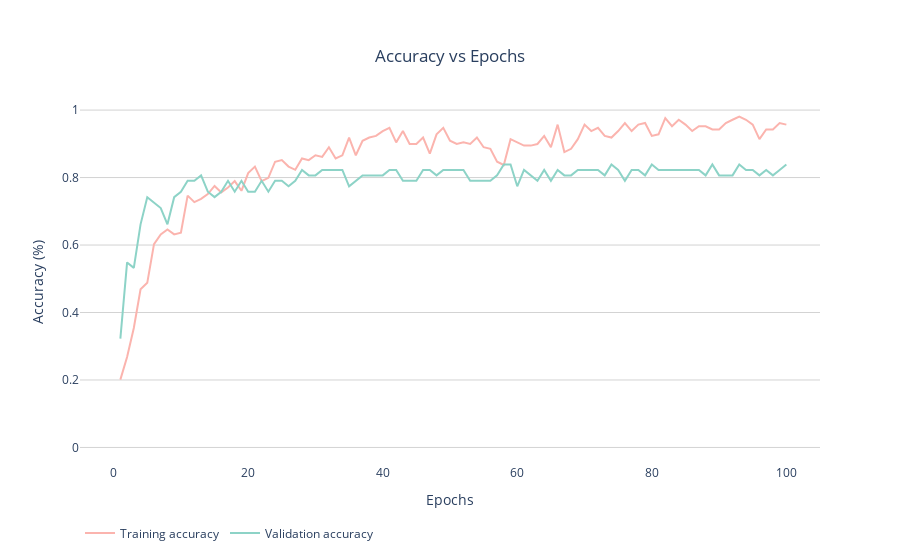
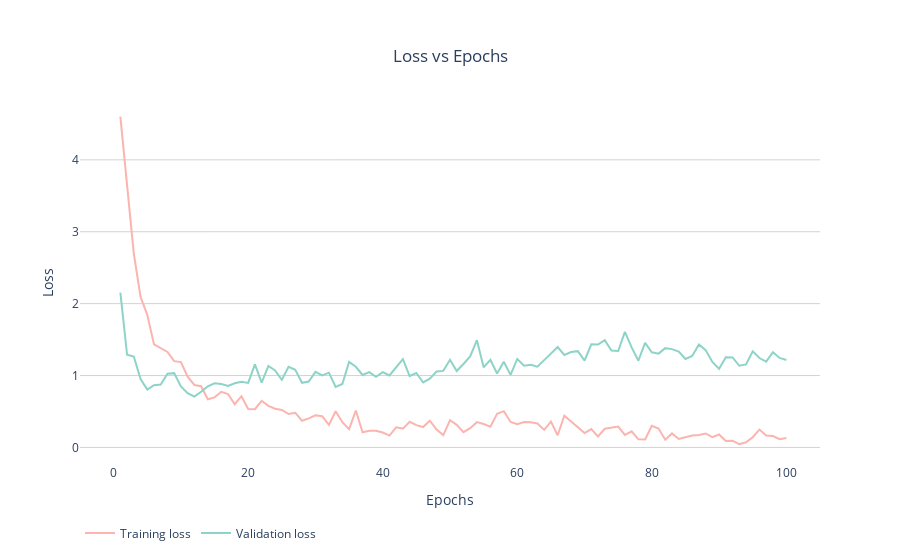

The cell these charts' notebook holds for them, in order:
### Markdown cell above
#### Learning curves

### Code cell
# Plot results
import pandas as pd
import matplotlib.pyplot as plt
import plotly.express as px
import copy
import plotly.graph_objects as go

acc = history.history['acc']
val_acc = history.history['val_acc']
loss = history.history['loss']
val_loss = history.history['val_loss']
epochs = list(range(1, len(acc)+1))

acc_data = {'Training accuracy': acc, 'Validation accuracy':val_acc}
loss_data = {'Training loss': loss, 'Validation loss':val_loss}

def show_fig(data=None, x=None, colors=None, y_title=None, plot_title=None):
    i_v = 0
    i = 0
    fig_data = []
    v_max = 0
    v_min = 0
    
    # Make deep copy to avoid mutating original dict
    data_per = copy.deepcopy(data) 
        
    # Create Scatter traces in plotly for amount of keys
    for k, v in data_per.items():
        fig_data.append(go.Scatter(x=x, y=v,
                        line=dict(color=colors[i]),
                        name=k))
        i+=1
        
        v_m = max(v)
        v_n = min(v)
        if v_m > v_max:
            v_max = v_m
        if v_n < v_min:
            v_min = v_n
    
    #Layout properties
    layout = go.Layout(
                title=dict(text=plot_title,
                            xanchor='center',
                            x=0.5,
                            yanchor='top'),
                xaxis=dict(title='Epochs',
                           showgrid=False,
                           zeroline=False),            
                yaxis=dict(title= y_title,
                           gridcolor='LightGrey',
                           zeroline=False),
                plot_bgcolor='rgba(0,0,0,0)',
                legend=dict(y=-0.15, orientation='h'))

    fig = go.Figure(data=fig_data, layout=layout)
    fig.update_xaxes(range=[(min(x)-6*min(x)), (max(x)+0.05*max(x))])
    fig.update_yaxes(range=[(v_min-0.05*(v_max)), 1.05*(v_max)])
    fig.show()

    
colors = [px.colors.qualitative.Pastel1[0], px.colors.qualitative.Set3[0]]
show_fig(acc_data, epochs, colors, 'Accuracy (%)', 'Accuracy vs Epochs')

show_fig(loss_data, epochs, colors, 'Loss', 'Loss vs Epochs')

### Figure 1 — Plotly figure (JSON) as saved in the notebook; plotly's stock layout.template omitted (floating-point values rounded to 4 significant figures)
{"data": [{"line": {"color": "rgb(251,180,174)"}, "name": "Training accuracy", "type": "scatter", "x": [1, 2, 3, 4, 5, 6, 7, 8, 9, 10, 11, 12, 13, 14, 15, 16, 17, 18, 19, 20, 21, 22, 23, 24, 25, 26, 27, 28, 29, 30, 31, 32, 33, 34, 35, 36, 37, 38, 39, 40, 41, 42, 43, 44, 45, 46, 47, 48, 49, 50, 51, 52, 53, 54, 55, 56, 57, 58, 59, 60, 61, 62, 63, 64, 65, 66, 67, 68, 69, 70, 71, 72, 73, 74, 75, 76, 77, 78, 79, 80, 81, 82, 83, 84, 85, 86, 87, 88, 89, 90, 91, 92, 93, 94, 95, 96, 97, 98, 99, 100], "y": [0.201, 0.2679, 0.3541, 0.4689, 0.488, 0.6029, 0.6316, 0.6459, 0.6316, 0.6364, 0.7464, 0.7273, 0.7368, 0.7512, 0.7751, 0.756, 0.7703, 0.7895, 0.7608, 0.8134, 0.8325, 0.7895, 0.799, 0.8469, 0.8517, 0.8325, 0.823, 0.8565, 0.8517, 0.866, 0.8612, 0.89, 0.8565, 0.866, 0.9187, 0.866, 0.9091, 0.9187, 0.9234, 0.9378, 0.9474, 0.9043, 0.9378, 0.8995, 0.8995, 0.9187, 0.8708, 0.9282, 0.9474, 0.9091, 0.8995, 0.9043, 0.8995, 0.9187, 0.89, 0.8852, 0.8469, 0.8373, 0.9139, 0.9043, 0.8947, 0.8947, 0.8995, 0.9234, 0.89, 0.9569, 0.8756, 0.8852, 0.9139, 0.9569, 0.9378, 0.9474, 0.9234, 0.9187, 0.9378, 0.9617, 0.9378, 0.9569, 0.9617, 0.9234, 0.9282, 0.9761, 0.9522, 0.9713, 0.9569, 0.9378, 0.9522, 0.9522, 0.9426, 0.9426, 0.9617, 0.9713, 0.9809, 0.9713, 0.9569, 0.9139, 0.9426, 0.9426, 0.9617, 0.9569]}, {"line": {"color": "rgb(141,211,199)"}, "name": "Validation accuracy", "type": "scatter", "x": [1, 2, 3, 4, 5, 6, 7, 8, 9, 10, 11, 12, 13, 14, 15, 16, 17, 18, 19, 20, 21, 22, 23, 24, 25, 26, 27, 28, 29, 30, 31, 32, 33, 34, 35, 36, 37, 38, 39, 40, 41, 42, 43, 44, 45, 46, 47, 48, 49, 50, 51, 52, 53, 54, 55, 56, 57, 58, 59, 60, 61, 62, 63, 64, 65, 66, 67, 68, 69, 70, 71, 72, 73, 74, 75, 76, 77, 78, 79, 80, 81, 82, 83, 84, 85, 86, 87, 88, 89, 90, 91, 92, 93, 94, 95, 96, 97, 98, 99, 100], "y": [0.3226, 0.5484, 0.5323, 0.6613, 0.7419, 0.7258, 0.7097, 0.6613, 0.7419, 0.7581, 0.7903, 0.7903, 0.8065, 0.7581, 0.7419, 0.7581, 0.7903, 0.7581, 0.7903, 0.7581, 0.7581, 0.7903, 0.7581, 0.7903, 0.7903, 0.7742, 0.7903, 0.8226, 0.8065, 0.8065, 0.8226, 0.8226, 0.8226, 0.8226, 0.7742, 0.7903, 0.8065, 0.8065, 0.8065, 0.8065, 0.8226, 0.8226, 0.7903, 0.7903, 0.7903, 0.8226, 0.8226, 0.8065, 0.8226, 0.8226, 0.8226, 0.8226, 0.7903, 0.7903, 0.7903, 0.7903, 0.8065, 0.8387, 0.8387, 0.7742, 0.8226, 0.8065, 0.7903, 0.8226, 0.7903, 0.8226, 0.8065, 0.8065, 0.8226, 0.8226, 0.8226, 0.8226, 0.8065, 0.8387, 0.8226, 0.7903, 0.8226, 0.8226, 0.8065, 0.8387, 0.8226, 0.8226, 0.8226, 0.8226, 0.8226, 0.8226, 0.8226, 0.8065, 0.8387, 0.8065, 0.8065, 0.8065, 0.8387, 0.8226, 0.8226, 0.8065, 0.8226, 0.8065, 0.8226, 0.8387]}], "layout": {"legend": {"orientation": "h", "y": -0.15}, "plot_bgcolor": "rgba(0,0,0,0)", "title": {"text": "Accuracy vs Epochs", "x": 0.5, "xanchor": "center", "yanchor": "top"}, "xaxis": {"range": [-5, 105], "showgrid": false, "title": {"text": "Epochs"}, "zeroline": false}, "yaxis": {"gridcolor": "LightGrey", "range": [-0.04904, 1.03], "title": {"text": "Accuracy (%)"}, "zeroline": false}}}

### Figure 2 — Plotly figure (JSON) as saved in the notebook; plotly's stock layout.template omitted (floating-point values rounded to 4 significant figures)
{"data": [{"line": {"color": "rgb(251,180,174)"}, "name": "Training loss", "type": "scatter", "x": [1, 2, 3, 4, 5, 6, 7, 8, 9, 10, 11, 12, 13, 14, 15, 16, 17, 18, 19, 20, 21, 22, 23, 24, 25, 26, 27, 28, 29, 30, 31, 32, 33, 34, 35, 36, 37, 38, 39, 40, 41, 42, 43, 44, 45, 46, 47, 48, 49, 50, 51, 52, 53, 54, 55, 56, 57, 58, 59, 60, 61, 62, 63, 64, 65, 66, 67, 68, 69, 70, 71, 72, 73, 74, 75, 76, 77, 78, 79, 80, 81, 82, 83, 84, 85, 86, 87, 88, 89, 90, 91, 92, 93, 94, 95, 96, 97, 98, 99, 100], "y": [4.602, 3.679, 2.694, 2.093, 1.844, 1.433, 1.382, 1.329, 1.201, 1.187, 0.984, 0.8688, 0.851, 0.6709, 0.697, 0.7734, 0.7432, 0.6014, 0.7123, 0.5346, 0.5328, 0.649, 0.5783, 0.5394, 0.5208, 0.465, 0.4829, 0.3715, 0.4039, 0.447, 0.4343, 0.3129, 0.5034, 0.3512, 0.254, 0.513, 0.2102, 0.2336, 0.2307, 0.2083, 0.1653, 0.2798, 0.2623, 0.3564, 0.3106, 0.2838, 0.372, 0.2491, 0.1724, 0.3785, 0.314, 0.2123, 0.2679, 0.3518, 0.3252, 0.2884, 0.4687, 0.5045, 0.3548, 0.3238, 0.3538, 0.349, 0.3327, 0.2445, 0.36, 0.1702, 0.441, 0.361, 0.2713, 0.2008, 0.2559, 0.1539, 0.2603, 0.2765, 0.2903, 0.1741, 0.2239, 0.1124, 0.1118, 0.3008, 0.263, 0.1082, 0.1948, 0.118, 0.1445, 0.1671, 0.1737, 0.1946, 0.1443, 0.1808, 0.09092, 0.09353, 0.04525, 0.07233, 0.1414, 0.2489, 0.1667, 0.1579, 0.114, 0.1308]}, {"line": {"color": "rgb(141,211,199)"}, "name": "Validation loss", "type": "scatter", "x": [1, 2, 3, 4, 5, 6, 7, 8, 9, 10, 11, 12, 13, 14, 15, 16, 17, 18, 19, 20, 21, 22, 23, 24, 25, 26, 27, 28, 29, 30, 31, 32, 33, 34, 35, 36, 37, 38, 39, 40, 41, 42, 43, 44, 45, 46, 47, 48, 49, 50, 51, 52, 53, 54, 55, 56, 57, 58, 59, 60, 61, 62, 63, 64, 65, 66, 67, 68, 69, 70, 71, 72, 73, 74, 75, 76, 77, 78, 79, 80, 81, 82, 83, 84, 85, 86, 87, 88, 89, 90, 91, 92, 93, 94, 95, 96, 97, 98, 99, 100], "y": [2.152, 1.289, 1.265, 0.9519, 0.8059, 0.865, 0.8743, 1.025, 1.033, 0.849, 0.7551, 0.7071, 0.7739, 0.8499, 0.8917, 0.8812, 0.8552, 0.8925, 0.9146, 0.8974, 1.156, 0.9012, 1.132, 1.07, 0.9388, 1.122, 1.081, 0.8995, 0.9169, 1.052, 1.002, 1.04, 0.8427, 0.8829, 1.189, 1.122, 1.009, 1.048, 0.9836, 1.048, 1.001, 1.109, 1.228, 0.9933, 1.037, 0.9039, 0.956, 1.056, 1.065, 1.218, 1.063, 1.161, 1.266, 1.492, 1.114, 1.219, 1.028, 1.191, 1.009, 1.231, 1.137, 1.151, 1.124, 1.214, 1.307, 1.397, 1.287, 1.327, 1.339, 1.208, 1.435, 1.43, 1.493, 1.347, 1.342, 1.608, 1.391, 1.207, 1.455, 1.324, 1.305, 1.381, 1.368, 1.333, 1.231, 1.271, 1.432, 1.354, 1.188, 1.094, 1.254, 1.251, 1.136, 1.155, 1.336, 1.244, 1.194, 1.325, 1.245, 1.216]}], "layout": {"legend": {"orientation": "h", "y": -0.15}, "plot_bgcolor": "rgba(0,0,0,0)", "title": {"text": "Loss vs Epochs", "x": 0.5, "xanchor": "center", "yanchor": "top"}, "xaxis": {"range": [-5, 105], "showgrid": false, "title": {"text": "Epochs"}, "zeroline": false}, "yaxis": {"gridcolor": "LightGrey", "range": [-0.2301, 4.832], "title": {"text": "Loss"}, "zeroline": false}}}
